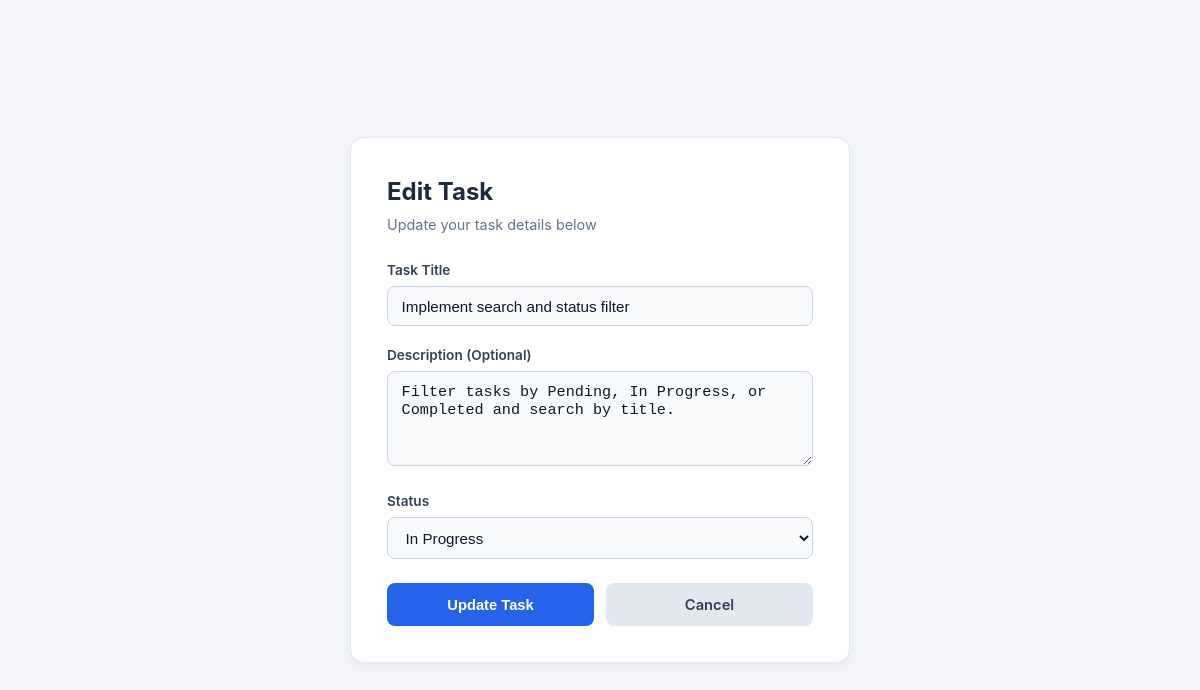
The app's page /edit_task.php?id=2 (signed in) with its own data.
### tables this page shows
CREATE TABLE tasks (
    id INT UNSIGNED AUTO_INCREMENT PRIMARY KEY,
    user_id INT UNSIGNED NOT NULL,
    title VARCHAR(150) NOT NULL,
    description TEXT NULL,
    status ENUM('Pending', 'In Progress', 'Completed') NOT NULL DEFAULT 'Pending',
    created_at TIMESTAMP NOT NULL DEFAULT CURRENT_TIMESTAMP,
    CONSTRAINT fk_tasks_user
        FOREIGN KEY (user_id) REFERENCES users(id)
        ON DELETE CASCADE,
    INDEX idx_tasks_user_status (user_id, status),
    INDEX idx_tasks_title (title)
);

### config/db.php (called while the page is built, shortened)
<?php
function e(?string $value): string
{
    return htmlspecialchars($value ?? '', ENT_QUOTES, 'UTF-8');
}

### public/edit_task.php (the view, shortened to what this page needs)
<?php
require_once __DIR__ . '/../config/db.php';
$taskId  = (int)($_GET['id'] ?? 0);
$userId  = (int)$_SESSION['user_id'];
$stmt = $pdo->prepare('SELECT id, title, description, status FROM tasks WHERE id = :id AND user_id = :user_id LIMIT 1');
$stmt->execute([':id' => $taskId, ':user_id' => $userId]);
$task = $stmt->fetch();
$title       = $task['title'];
$description = $task['description'];
$status      = $task['status'];
?>
<!DOCTYPE html>
<html lang="en">
<head>
    <link rel="stylesheet" href="style.css">
</head>
<body>
<div class="auth-wrapper">
    <div class="auth-card" style="max-width: 500px;">
        <h1 style="font-size: 1.5rem; margin-bottom: 0.25rem;">Edit Task</h1>
        <p style="color: #64748b; font-size: 0.9rem; margin-bottom: 1.5rem;">Update your task details below</p>
        <form method="POST" action="edit_task.php?id=<?= $taskId ?>" autocomplete="off" novalidate onsubmit="return validateTaskForm(this);">
            <div class="form-group">
                <label class="form-label" for="title">Task Title</label>
                <input type="text" name="title" id="title" class="form-control" value="<?= e($title) ?>" required>
            </div>
            <div class="form-group">
                <label class="form-label" for="description">Description (Optional)</label>
                <textarea name="description" id="description" class="form-control" rows="4"><?= e($description ?? '') ?></textarea>
            </div>
            <div class="form-group">
                <label class="form-label" for="status">Status</label>
                <select name="status" id="status" class="form-control">
                    <option value="In Progress" <?= $status === 'In Progress' ? 'selected' : '' ?>>In Progress</option>
                </select>
            </div>
            <div style="display: flex; gap: 0.75rem; margin-top: 1.5rem;">
                <button type="submit" class="btn btn-primary" style="flex: 1;">Update Task</button>
                <a href="dashboard.php" class="btn" style="background: #e2e8f0; color: #334155; text-align: center; text-decoration: none; display: flex; align-items: center; justify-content: center; flex: 1;">Cancel</a>
            </div>
        </form>
    </div>
</div>
</body>
</html>

### public/style.css (style rules this page uses)
* { box-sizing: border-box; margin: 0; padding: 0; }
body { font-family: -apple-system, BlinkMacSystemFont, "Segoe UI", Roboto, Inter, sans-serif; background-color: #f3f5f8; color: #1e293b; line-height: 1.5; }
.auth-wrapper { min-height: 100vh; display: flex; align-items: center; justify-content: center; padding: 1.5rem; }
.auth-card { background: #ffffff; border: 1px solid #e2e8f0; border-radius: 14px; padding: 2.25rem; width: 100%; max-width: 420px; box-shadow: 0 4px 12px rgba(15, 23, 42, 0.05); }
.form-group { margin-bottom: 1.15rem; }
.form-label { display: block; font-size: 0.85rem; font-weight: 600; color: #334155; margin-bottom: 0.4rem; }
.form-control { width: 100%; padding: 0.65rem 0.85rem; font-size: 0.95rem; border: 1px solid #cbd5e1; border-radius: 8px; background: #f8fafc; color: #0f172a; }
.btn { display: inline-block; padding: 0.65rem 1.15rem; font-size: 0.92rem; font-weight: 600; border-radius: 8px; border: none; cursor: pointer; text-decoration: none; text-align: center; }
.btn-primary { background: #2563eb; color: #ffffff; }

### records on screen
tasks: title "Implement search and status filter", description "Filter tasks by Pending, In Progress, or Completed and search by title.", status "In Progress"
